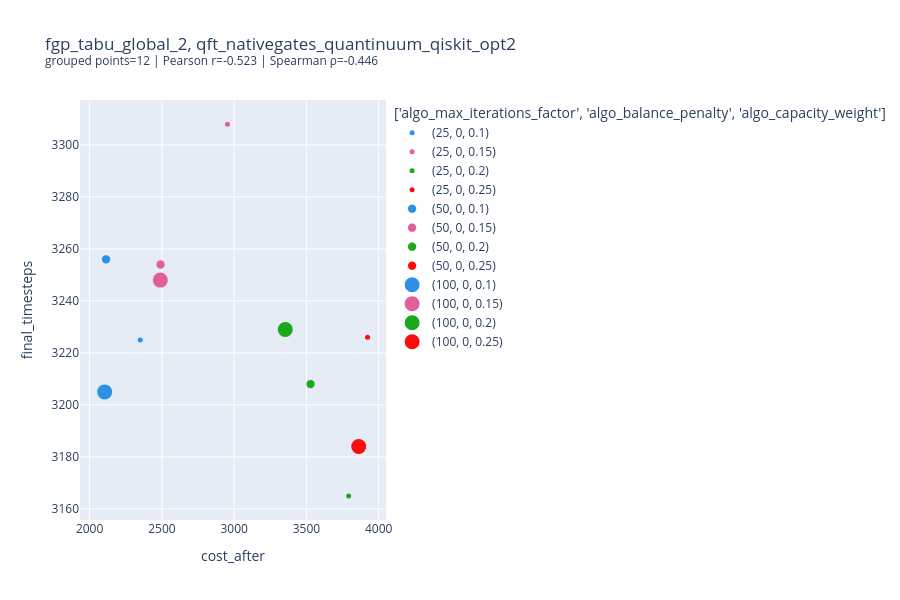
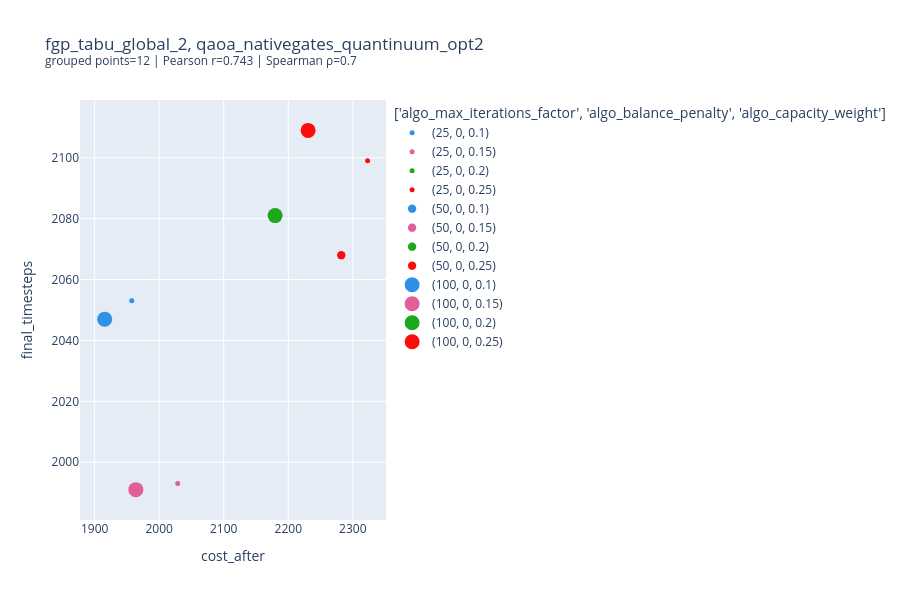
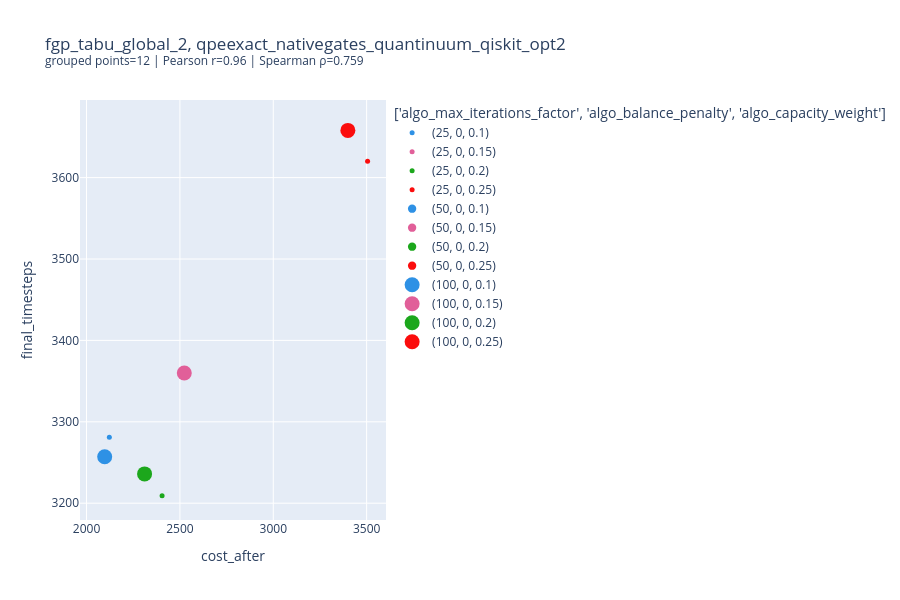
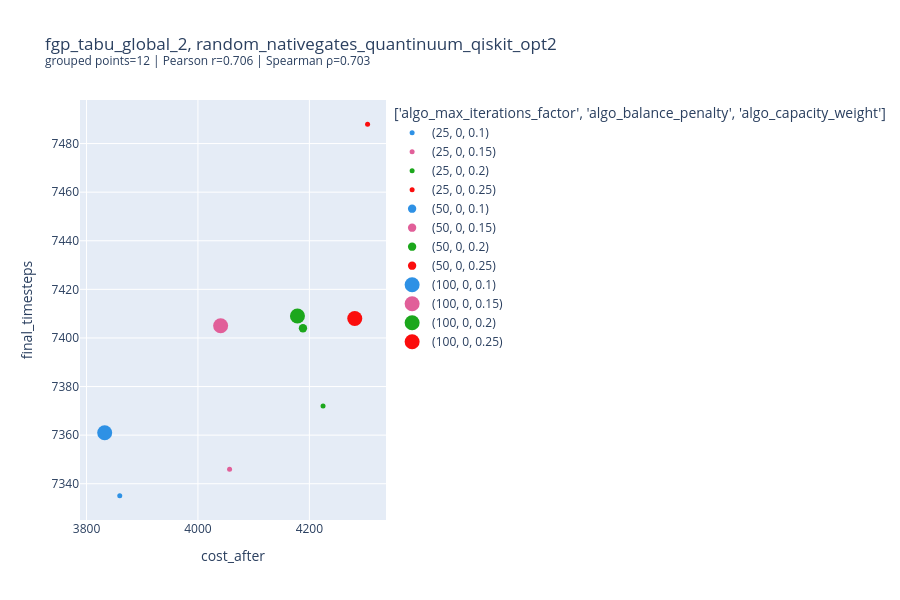

Here is the notebook cell these charts were saved with, in order:
### Code cell
# -----------------------------
# Usage
# -----------------------------

x_col = "cost_after"
y_col = "final_timesteps"

size_col = "algo_max_iterations_factor"

grouped_params = [
    "algo_max_iterations_factor",
    "algo_balance_penalty",
    "algo_capacity_weight"
]

#print("df", success_df)

for algo_name in success_df["algorithm_name"].unique():
    for partition_method in success_df["partition_method"].unique():

        #if algo_name == "random_nativegates_quantinuum_qiskit_opt2":
        #    continue

        filter_expr = (
            f"algorithm_name == '{algo_name}' "
            f"and partition_method == '{partition_method}'"
            #f"and algo_max_iterations_factor == 20"
            #f"and algo_capacity_weight >= 0.5"
            #f"and algo_balance_penalty >= 0.0"
        )

        print("Filter:", filter_expr)

        g_used, metrics, fig = corr_scatter_grouped(
            success_df,
            x_col,
            y_col,
            grouped_params,
            filter_expr=filter_expr,
            title=partition_method + ", " + algo_name,
            size_col=size_col
        )

        print(metrics)

        timestamp = pd.Timestamp.now().strftime("%Y%m%d_%H%M%S")

        filename = f"../outputs/plots/htmls/correlations_{partition_method}_{algo_name}_{timestamp}"
        fig.write_html(f"{filename}.html")
        print(f"Saved: {filename}")

        fig.show()
